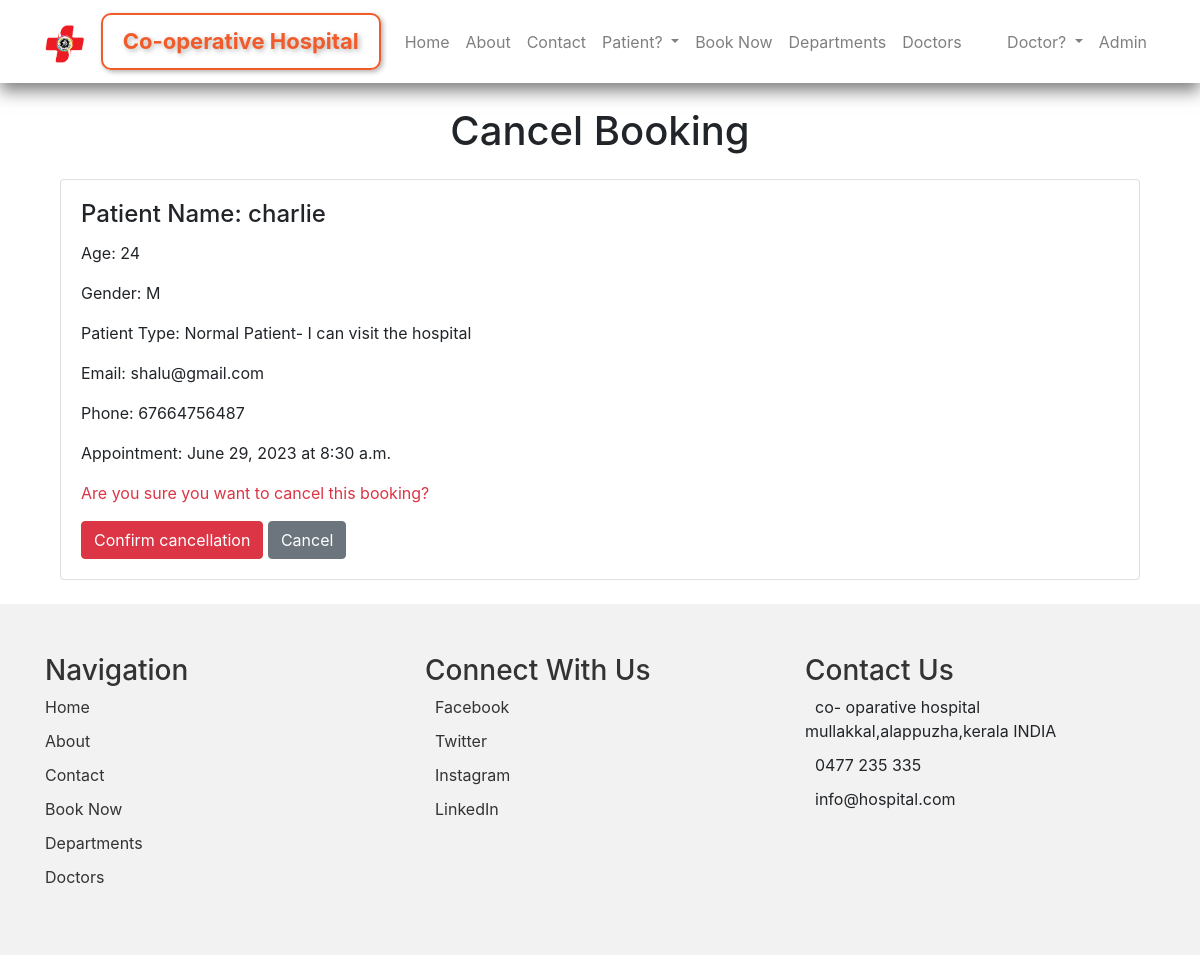
The app's page /accounts/booking/17/cancel/ with its own data.
### home/models.py (models this page shows, shortened)
class Booking(models.Model):
    patient_name = models.CharField(max_length=100)
    patient_email = models.EmailField()
    patient_phone =models.CharField(max_length=15)
    GENDER_CHOICES = [
        ('M', 'Male'),
        ('F', 'Female'),
        ('TM', 'Trans Men'),
        ('TW', 'Trans Women'),
        ('O', 'Other'),
    ]
    patient_gender = models.CharField(max_length=2, choices=GENDER_CHOICES,default='')
    AGE_CHOICES = [(i, str(i)) for i in range(0, 151)]
    patient_age = models.IntegerField(choices=AGE_CHOICES, default=0)
    doctor = models.ForeignKey(Doctors, on_delete=models.CASCADE)
    PATIENT_CHOICES = [
    ('Normal Patient- I can visit the hospital', 'Normal Patient- I can visit the hospital'),
    ('Bedridden Patient', 'Bedridden Patient'),
    ('Pregnant Lady', 'Pregnant Lady'),
    ('Other - I can not visit the Hospital', 'Other - I can not visit the Hospital'),
    ('Need Online consultancy', 'Need Online consultancy'),
    ]
    patient_type = models.CharField(max_length=50, choices=PATIENT_CHOICES, default='select patient type')
    appointment_date = models.DateField()
    appointment_time = models.TimeField()
    booked_on = models.DateTimeField(auto_now_add=True)

### accounts/views.py (the view)
# urls.py: path('booking/<int:booking_id>/cancel/', views.cancel_booking, name='cancel_booking'),
def cancel_booking(request, booking_id):
    booking = get_object_or_404(Booking, id=booking_id)
    if request.method == 'POST':
        booking.delete()
        return redirect('patient_index')
    return render(request, 'accounts/cancel_booking.html', {'booking': booking})

### templates/accounts/cancel_booking.html (shortened to what this page needs)
{% extends 'base.html' %}
{% load static %}
{% block content %}
<div class="container">
  <div class="row">
    <div class="col-md-12">
      <h1 class="text-center mb-4">Cancel Booking</h1>
      <div class="card">
        <div class="card-body">
          <h4 class="card-title">Patient Name: {{ booking.patient_name }}</h4>
          <p class="card-text">Age: {{ booking.patient_age }}</p>
          <p class="card-text">Gender: {{ booking.patient_gender }}</p>
          <p class="card-text">Patient Type: {{ booking.patient_type }}</p>
          <p class="card-text">Email: {{ booking.patient_email }}</p>
          <p class="card-text">Phone: {{ booking.patient_phone }}</p>
          <p class="card-text">Appointment: {{ booking.appointment_date }} at {{ booking.appointment_time }}</p>
          <p class="card-text text-danger">Are you sure you want to cancel this booking?</p>
          <form method="post">
            <button type="submit" class="btn btn-danger">Confirm cancellation</button>
            <a href="{% url 'patient_index' %}" class="btn btn-secondary">Cancel</a>
          </form>
        </div>
      </div>
    </div>
  </div>
</div>
{% endblock %}

### records on screen
Booking: patient_name "charlie", patient_age "24", patient_gender "M", patient_type "Normal Patient- I can visit the hospital", patient_email "shalu@gmail.com", patient_phone "67664756487", appointment_date "June 29, 2023", appointment_time "8:30 a.m."
